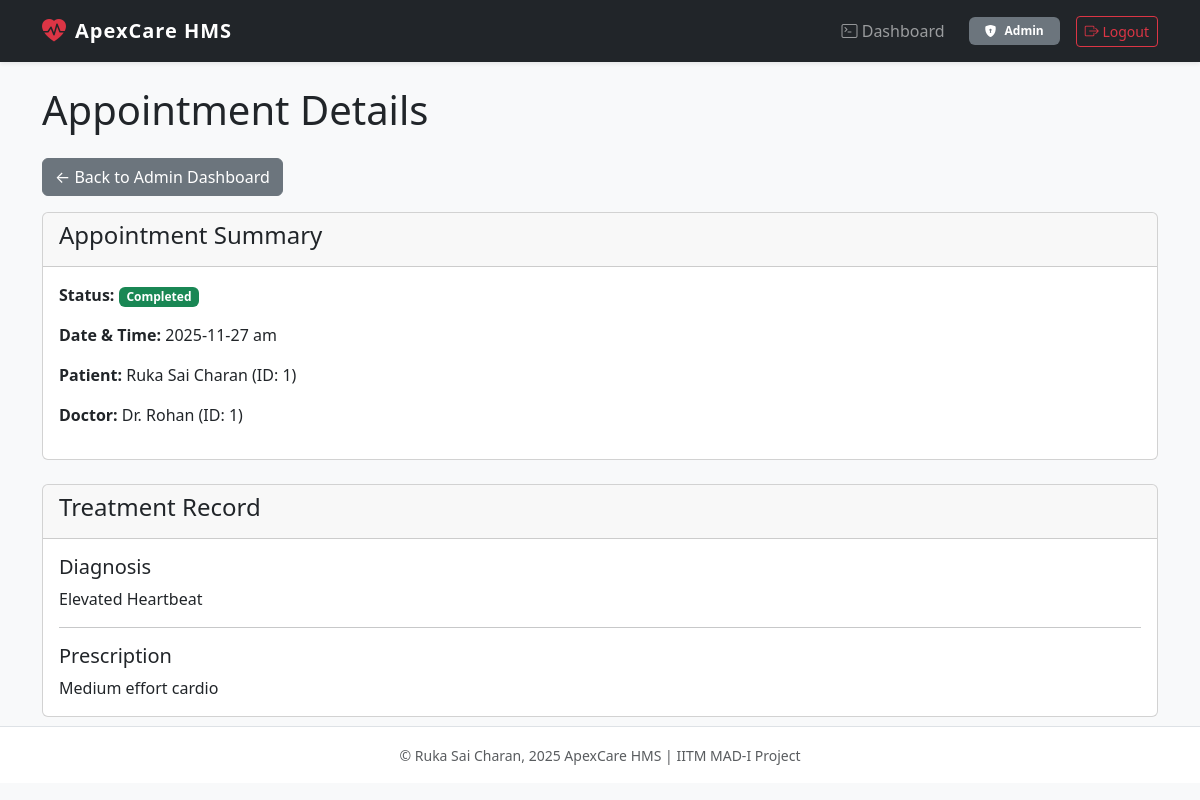
/admin/view_treatment/1 (signed in), run on an earlier commit of the app's database.
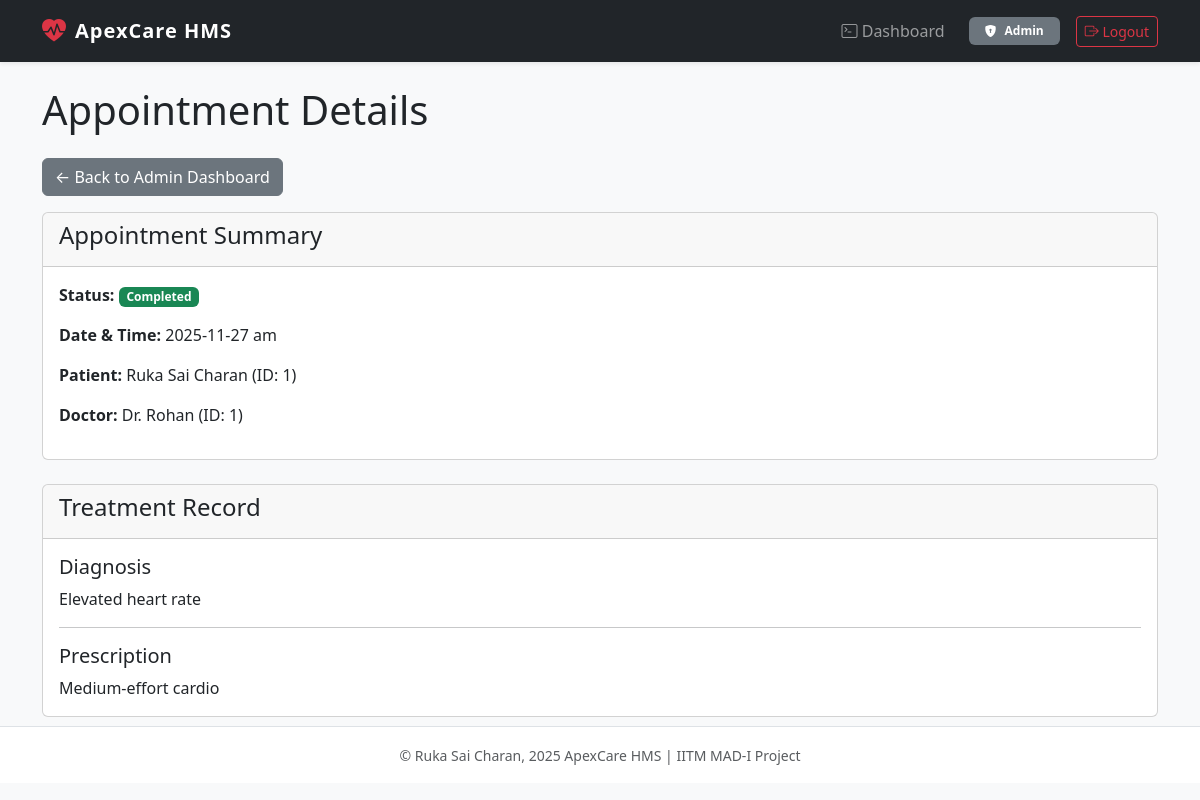
And on a later commit of the database.
### models.py (models this page shows)
class Treatment(db.Model):
    id = db.Column(db.Integer, primary_key=True)
    appointment_id = db.Column(db.Integer, db.ForeignKey('appointment.id'), nullable=False)
    visit_type =  db.Column(db.String(50), default='Routine', nullable=False)
    test_done = db.Column(db.String(50), nullable=False)
    diagnosis = db.Column(db.String(100), nullable=False)
    prescription = db.Column(db.Text, nullable=False)

### app.py (the view)
@app.route('/admin/view_treatment/<int:app_id>')
def admin_view_treatment(app_id):
    if 'user_id' not in session or session.get('role') != 'admin':
        flash('You do not have permission.')
        return redirect(url_for('login'))
    appointment = Appointment.query.get_or_404(app_id)
    patient = Patient.query.get(appointment.patient_id)
    doctor = Doctor.query.get(appointment.doctor_id)
    treatment = Treatment.query.filter_by(appointment_id=app_id).first()
    return render_template(
        'admin_view_treatment.html',
        appointment=appointment,
        patient=patient,
        doctor=doctor,
        treatment=treatment
    )

### templates/admin_view_treatment.html
{% extends "base.html" %}
{% block content %}
    <h1 class="my-4">Appointment Details</h1>
    <a href="{{ url_for('admin_dashboard') }}" class="btn btn-secondary mb-3">&larr; Back to Admin Dashboard</a>
    <div class="card">
        <div class="card-header">
            <h4>Appointment Summary</h4>
        </div>
        <div class="card-body">
            <p><strong>Status:</strong>
                <span class="badge
                    {% if appointment.status == 'Completed' %}bg-success
                    {% elif appointment.status == 'Cancelled' %}bg-danger
                    {% else %}bg-primary
                    {% endif %}
                ">{{ appointment.status }}</span>
            </p>
            <p><strong>Date & Time:</strong> {{ appointment.appointment_date }}</p>
            <p><strong>Patient:</strong> {{ patient.name }} (ID: {{ patient.id }})</p>
            <p><strong>Doctor:</strong> Dr. {{ doctor.name }} (ID: {{ doctor.id }})</p>
        </div>
    </div>
    {% if treatment %}
        <div class="card mt-4">
            <div class="card-header">
                <h4>Treatment Record</h4>
            </div>
            <div class="card-body">
                <h5 class="card-title">Diagnosis</h5>
                <p class="card-text">{{ treatment.diagnosis }}</p>
                <hr>
                <h5 class="card-title">Prescription</h5>
                <p class="card-text">{{ treatment.prescription }}</p>
            </div>
        </div>
    {% elif appointment.status == 'Booked' %}
        <div class="alert alert-info mt-4">
            This appointment is still booked. No treatment has been recorded.
        </div>
    {% elif appointment.status == 'Cancelled' %}
        <div class="alert alert-danger mt-4">
            This appointment was cancelled.
        </div>
    {% endif %}
{% endblock %}

What changed in the data, as far as the page shows it:
changed Treatment: diagnosis "Elevated Heartbeat" → "Elevated heart rate"; prescription "Medium effort cardio" → "Medium-effort cardio"
